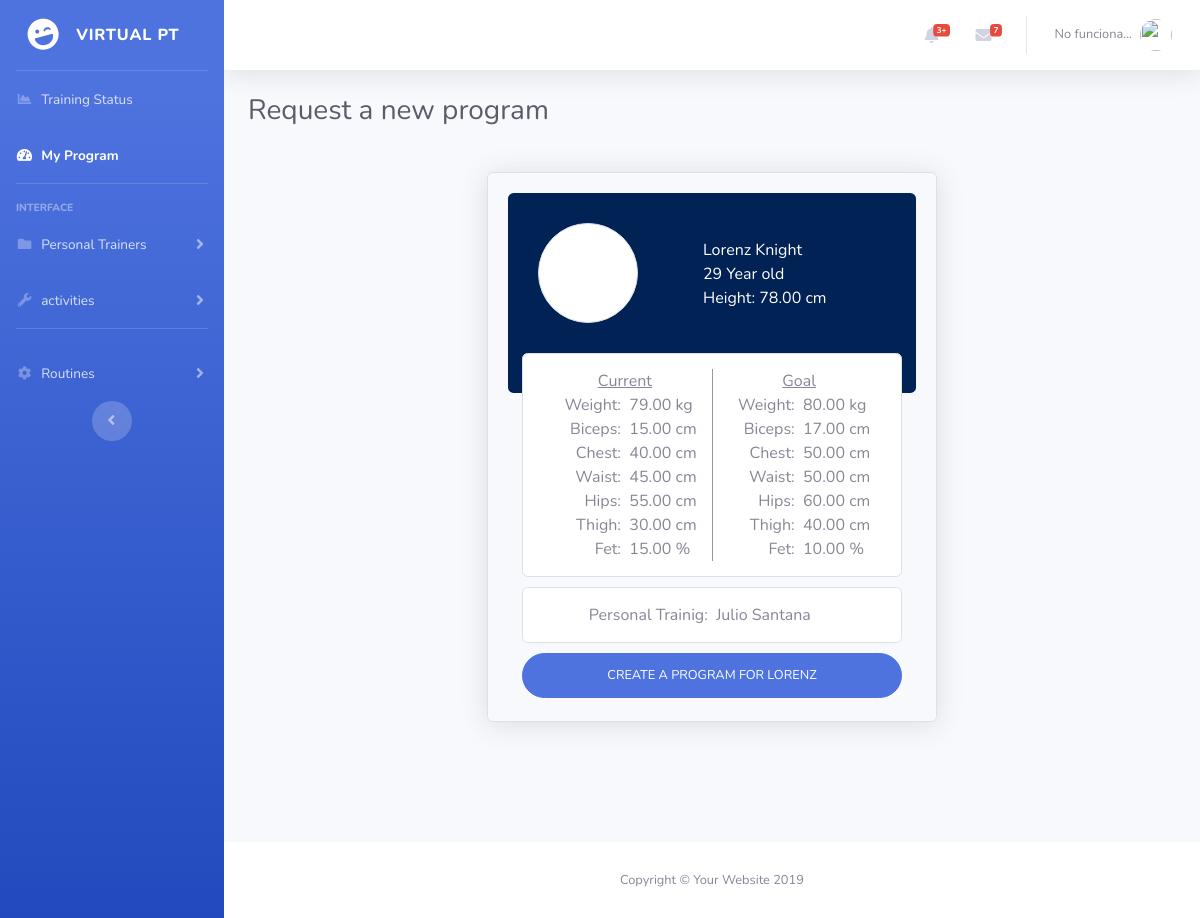
/open_request.php?id=1, run on the app's committed database.
### tables this page shows
CREATE TABLE `request` (
  `id_request` int(11) NOT NULL,
  `id_user` int(11) DEFAULT NULL,
  `date` datetime DEFAULT NULL,
  `day` varchar(255) DEFAULT NULL,
  `month` varchar(255) DEFAULT NULL,
  `year` varchar(255) DEFAULT NULL,
  `time` time DEFAULT NULL,
  `usr_height` double(8,2) DEFAULT NULL,
  `usr_weight` double(8,2) DEFAULT NULL,
  `usr_biceps` double(8,2) DEFAULT NULL,
  `usr_chest` double(8,2) DEFAULT NULL,
  `usr_waist` double(8,2) DEFAULT NULL,
  `usr_hips` double(8,2) DEFAULT NULL,
  `usr_thigh` double(8,2) DEFAULT NULL,
  `usr_fat` double(8,2) DEFAULT NULL,
  `usr_weight_goal` double(8,2) DEFAULT NULL,
  `usr_biceps_goal` double(8,2) DEFAULT NULL,
  `usr_chest_goal` double(8,2) DEFAULT NULL,
  `usr_waist_goal` double(8,2) DEFAULT NULL,
  `usr_hips_goal` double(8,2) DEFAULT NULL,
  `usr_thigh_goal` double(8,2) DEFAULT NULL,
  `usr_fat_goal` double(8,2) DEFAULT NULL,
  `id_pt` int(11) NOT NULL
);

CREATE TABLE `users` (
  `id_user` int(11) NOT NULL,
  `email` varchar(255) DEFAULT NULL,
  `password` varchar(50) DEFAULT NULL,
  `status` int(11) DEFAULT NULL,
  `name` varchar(15) DEFAULT NULL,
  `surname` varchar(15) DEFAULT NULL,
  `profilephoto` varchar(255) DEFAULT NULL,
  `year` int(11) DEFAULT NULL,
  `month` varchar(255) DEFAULT NULL,
  `day` int(11) DEFAULT NULL,
  `country` varchar(255) DEFAULT NULL,
  `city` varchar(255) DEFAULT NULL,
  `rank` int(11) DEFAULT NULL,
  `pt_type` int(11) DEFAULT NULL,
  `pt_experience` int(11) DEFAULT NULL
);

### inc/funciones.php (called while the page is built, shortened)
<?php
if (!function_exists("GetSQLValueString")) {
function GetSQLValueString($theValue, $theType, $theDefinedValue = "", $theNotDefinedValue = "")
{
  global $con;
  $theValue = function_exists("mysqli_real_escape_string") ? mysqli_real_escape_string($con, $theValue) : mysqli_escape_string($con,$theValue);
  switch ($theType) {
    case "long":
    case "int":
      $theValue = ($theValue != "") ? intval($theValue) : "NULL";
      break;
  }
  return $theValue;
}
}
function ObtenerNombreUsuario($nombre)
{
	global $con;
	$query_ConsultaFuncion = sprintf("SELECT name FROM users WHERE id_user = %s ",
		 GetSQLValueString($nombre, "int"));
	$ConsultaFuncion = mysqli_query($con,  $query_ConsultaFuncion) or die(mysqli_error($con));
	$row_ConsultaFuncion = mysqli_fetch_assoc($ConsultaFuncion);
	return $row_ConsultaFuncion["name"];
}
function ObtenerApellidoUsuario($apellido)
{
	global $con;
	$query_ConsultaFuncion = sprintf("SELECT surname FROM users WHERE id_user = %s ",
		 GetSQLValueString($apellido, "int"));
	$ConsultaFuncion = mysqli_query($con,  $query_ConsultaFuncion) or die(mysqli_error($con));
	$row_ConsultaFuncion = mysqli_fetch_assoc($ConsultaFuncion);
	return $row_ConsultaFuncion["surname"];
}
function ObtenerAnoUsuario($year)
{
	global $con;
	$query_ConsultaFuncion = sprintf("SELECT year FROM users WHERE id_user = %s ",
		 GetSQLValueString($year, "int"));
	$ConsultaFuncion = mysqli_query($con,  $query_ConsultaFuncion) or die(mysqli_error($con));
	$row_ConsultaFuncion = mysqli_fetch_assoc($ConsultaFuncion);
	return $row_ConsultaFuncion["year"];
}
	?>

### open_request.php (the view, shortened to what this page needs)
<?php require_once('connections/conexion.php');?>
<?php
$query_DatosOpenRequest = sprintf("SELECT * FROM request WHERE id_request=%s", GetSQLValueString($_GET["id"], "int"));
$DatosOpenRequest = mysqli_query($con, $query_DatosOpenRequest) or die(mysqli_error($con));
$row_DatosOpenRequest = mysqli_fetch_assoc($DatosOpenRequest);
$totalRows_DatosOpenRequest = mysqli_num_rows($DatosOpenRequest);
?>
<!DOCTYPE html>
<html lang="en">
<head>
  <?php include("inc/header.php"); ?>
</head>
<body id="page-top">
  <div id="wrapper">
    <?php include("inc/menu.php"); ?>
    <div id="content-wrapper" class="d-flex flex-column">
      <div id="content">
        <?php include("inc/topbar.php"); ?>
        <div class="container-fluid">
        <div class="d-sm-flex align-items-center justify-content-between mb-4">
            <h1 class="h3 mb-0 text-gray-800">Request a new program </h1>
        </div>
          <?php
            $yearold = date("Y") - ObtenerAnoUsuario($row_DatosOpenRequest['id_user']);
          ?>
          <div class="row">
            <div class="prog_forms_2" style="height: 550px;">
              <div class="prog_forms_cab">
                <div class="profil_cilcle">
                </div>
                <div class="priv_info">
                  <?php echo ObtenerNombreUsuario($row_DatosOpenRequest['id_user']); ?> <?php echo ObtenerApellidoUsuario($row_DatosOpenRequest['id_user']); ?>
                  <br><?php echo $yearold; ?> Year old
                  <br>Height: <?php echo $row_DatosOpenRequest['usr_height']; ?> cm
                </div>
              </div>
              <div class="prog_forms_parts_2" style="margin-top: -40px;">
                <table width="100%" border="0" cellspacing="0" cellpadding="0">
                  <tbody>
                    <tr>
                      <td style="text-decoration: underline;" width="50%" colspan="2" valign="middle" align="center">Current</td>
                      <td style="text-decoration: underline; border-left: 1px solid #999;" width="50%" colspan="2" valign="middle" align="center">Goal</td>
                    </tr>
                    <tr>
                      <td width="25%" valign="middle" align="right">Weight:&nbsp;</td>
                      <td width="25%" valign="middle" align="left">&nbsp;<?php echo $row_DatosOpenRequest['usr_weight']; ?> kg</td>
                      <td style="border-left: 1px solid #999;" width="25%" valign="middle" align="right">Weight:&nbsp;</td>
                      <td width="25%" valign="middle" align="left">&nbsp;<?php echo $row_DatosOpenRequest['usr_weight_goal']; ?> kg</td>
                    </tr>
                    <tr>
                      <td width="25%" valign="middle" align="right">Biceps:&nbsp;</td>
                      <td width="25%" valign="middle" align="left">&nbsp;<?php echo $row_DatosOpenRequest['usr_biceps']; ?> cm</td>
                      <td style="border-left: 1px solid #999;" width="25%" valign="middle" align="right">Biceps:&nbsp;</td>
                      <td width="25%" valign="middle" align="left">&nbsp;<?php echo $row_DatosOpenRequest['usr_biceps_goal']; ?> cm</td>
                    </tr>
                    <tr>
                      <td width="25%" valign="middle" align="right">Chest:&nbsp;</td>
                      <td width="25%" valign="middle" align="left">&nbsp;<?php echo $row_DatosOpenRequest['usr_chest']; ?> cm</td>
                      <td style="border-left: 1px solid #999;" width="25%" valign="middle" align="right">Chest:&nbsp;</td>
                      <td width="25%" valign="middle" align="left">&nbsp;<?php echo $row_DatosOpenRequest['usr_chest_goal']; ?> cm</td>
                    </tr>
                    <tr>
                      <td width="25%" valign="middle" align="right">Waist:&nbsp;</td>
                      <td width="25%" valign="middle" align="left">&nbsp;<?php echo $row_DatosOpenRequest['usr_waist']; ?> cm</td>
                      <td style="border-left: 1px solid #999;" width="25%" valign="middle" align="right">Waist:&nbsp;</td>
                      <td width="25%" valign="middle" align="left">&nbsp;<?php echo $row_DatosOpenRequest['usr_waist_goal']; ?> cm</td>
                    </tr>
                    <tr>
                      <td width="25%" valign="middle" align="right">Hips:&nbsp;</td>
                      <td width="25%" valign="middle" align="left">&nbsp;<?php echo $row_DatosOpenRequest['usr_hips']; ?> cm</td>
                      <td style="border-left: 1px solid #999;" width="25%" valign="middle" align="right">Hips:&nbsp;</td>
                      <td width="25%" valign="middle" align="left">&nbsp;<?php echo $row_DatosOpenRequest['usr_hips_goal']; ?> cm</td>
                    </tr>
                    <tr>
                      <td width="25%" valign="middle" align="right">Thigh:&nbsp;</td>
                      <td width="25%" valign="middle" align="left">&nbsp;<?php echo $row_DatosOpenRequest['usr_thigh']; ?> cm</td>
                      <td style="border-left: 1px solid #999;" width="25%" valign="middle" align="right">Thigh:&nbsp;</td>
                      <td width="25%" valign="middle" align="left">&nbsp;<?php echo $row_DatosOpenRequest['usr_thigh_goal']; ?> cm</td>
                    </tr>
                    <tr>
                      <td width="25%" valign="middle" align="right">Fet:&nbsp;</td>
                      <td width="25%" valign="middle" align="left">&nbsp;<?php echo $row_DatosOpenRequest['usr_fat']; ?> %</td>
                      <td style="border-left: 1px solid #999;" width="25%" valign="middle" align="right">Fet:&nbsp;</td>
                      <td width="25%" valign="middle" align="left">&nbsp;<?php echo $row_DatosOpenRequest['usr_fat_goal']; ?> %</td>
                    </tr>
                  </tbody>
                </table>
              </div>
              <div class="prog_forms_parts_2">
                <table width="100%" border="0" cellspacing="0" cellpadding="0">
                    <tbody>
                      <tr>
                        <td width="50%" valign="middle" align="right">Personal Trainig:&nbsp;</td>
                        <td width="50%" valign="middle" align="left">
                        <?php if ($totalRows_DatosOpenRequest > 0) { ?>
                        &nbsp;<?php echo ObtenerNombreUsuario($row_DatosOpenRequest['id_pt']); ?> <?php echo ObtenerApellidoUsuario($row_DatosOpenRequest['id_pt']); ?>
                        <?php }
                        else
                        { ?>
                        None
                        <?php }  ?>
                        </td>
                      </tr>
                    </tbody>
                </table>
              </div>
                  <form class="user" action="send_request.php" method="post" name="formrequest" id="formrequest">
                <div style="width: 93%; margin: 0 auto;">
                  <input type="submit" class="btn btn-primary btn-user btn-block" style="text-transform: uppercase;" value="Create a program for <?php echo ObtenerNombreUsuario($row_DatosOpenRequest['id_user']); ?>" />
                </div>
                </form>
            </div>
          </div>
      </div>
      <footer class="sticky-footer bg-white">
        <div class="container my-auto">
          <div class="copyright text-center my-auto">
            <span>Copyright &copy; Your Website 2019</span>
          </div>
        </div>
      </footer>
    </div>
  </div>
</body>
</html>

### css/style.css (style rules this page uses)
body { margin: 0; padding: 0; font-family: 'Lucida Sans', 'Lucida Sans Regular', 'Lucida Grande', 'Lucida Sans Unicode', Geneva, Verdana, sans-serif; font-weight: 100; background-color: #002254; }
.prog_forms_2 { width: 450px; border: 1px solid #dddfeb; margin: 20px auto 120px; padding: 20px; border-radius: 0.35rem; box-shadow: 0 .15rem 1.75rem 0 rgba(58,59,69,.15)!important; }
.prog_forms_cab { width: 100%; height: 200px; background-color: #002254; border-radius: 0.35rem; padding: 10px 0; }
.profil_cilcle { width: 100px; height: 100px; background-color: #FFF; border: 1px solid #dddfeb; border-radius: 50px; margin: 20px 30px; float: left; }
.priv_info { width: 200px; height: 100px; margin: 20px; padding: 15px; float: left; color: #FFF; }
.prog_forms_parts_2 { width: 93%; overflow: auto; background-color: #FFF; border: 1px solid #dddfeb; border-radius: 0.35rem; padding: 15px; margin: 0px auto 10px; }

### data on the page
request: id_user.name "Lorenz", id_user.surname "Knight", id_user.year "29", usr_height "78.00", usr_weight "79.00", usr_weight_goal "80.00", usr_biceps "15.00", usr_biceps_goal "17.00", usr_chest "40.00", usr_chest_goal "50.00", usr_waist "45.00", usr_waist_goal "50.00", usr_hips "55.00", usr_hips_goal "60.00", usr_thigh "30.00", usr_thigh_goal "40.00", usr_fat "15.00", usr_fat_goal "10.00", id_pt.name "Julio", id_pt.surname "Santana", id_user.name "Create a program for Lorenz"
